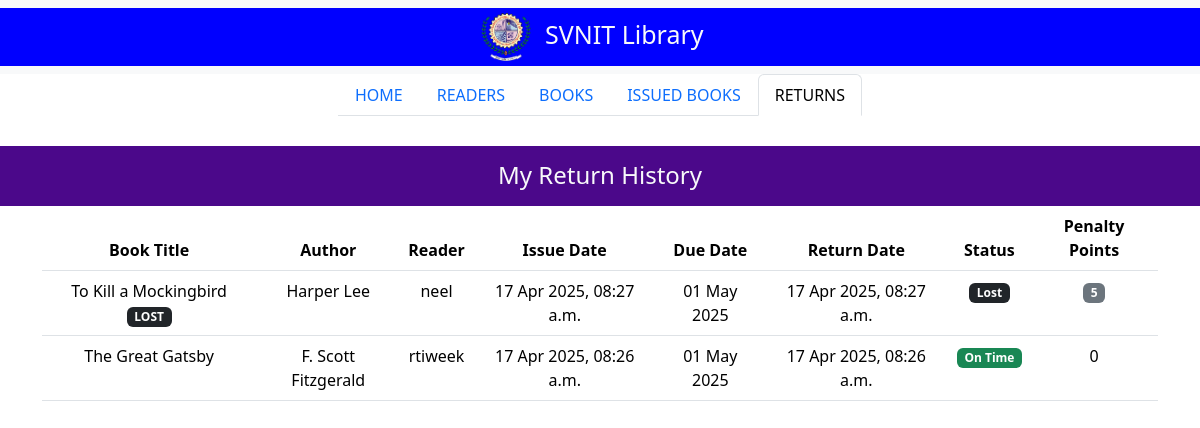
Page /returns on the earlier database version.
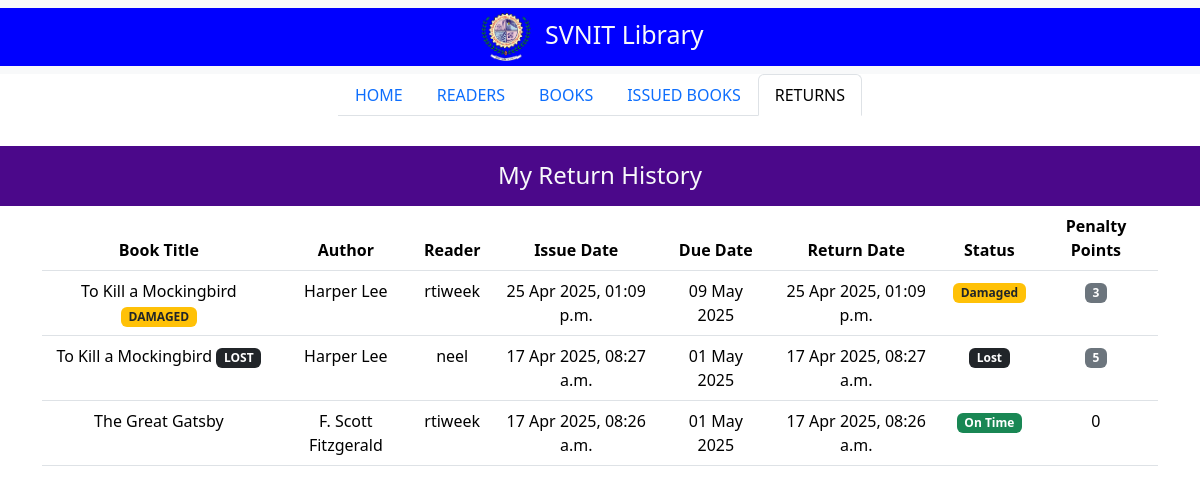
Same page on the later database version.
### lim_app/models.py (models this page shows, shortened)
class BookIssue(models.Model):
    PENALTY_POINT_LATE_PER_DAY = 1
    PENALTY_POINT_LOST = 5
    PENALTY_POINT_DAMAGED = 3
    book = models.ForeignKey(Book, on_delete=models.CASCADE)
    reader = models.ForeignKey(reader, on_delete=models.CASCADE)
    issue_date = models.DateTimeField(auto_now_add=True)
    due_date = models.DateTimeField(null=True)
    return_date = models.DateTimeField(null=True, blank=True)
    is_returned = models.BooleanField(default=False)
    is_lost = models.BooleanField(default=False)
    is_damaged = models.BooleanField(default=False)
    damage_description = models.TextField(blank=True, null=True)
    penalty_points = models.IntegerField(default=0)
    fine_rate = models.DecimalField(max_digits=6, decimal_places=2, default=10.00)  # Default daily fine rate
    def calculate_overdue_days(self):
        if not self.due_date:
            return 0
        if self.is_returned and self.return_date > self.due_date:
            delta = self.return_date - self.due_date
            return delta.days
        elif not self.is_returned and timezone.now() > self.due_date:
            delta = timezone.now() - self.due_date
            return delta.days
        return 0
    def calculate_penalty_points(self):
        points = 0
        overdue_days = self.calculate_overdue_days()
        if overdue_days > 0:
            points += overdue_days * self.PENALTY_POINT_LATE_PER_DAY
        if self.is_lost:
            points += self.PENALTY_POINT_LOST
        if self.is_damaged:
            points += self.PENALTY_POINT_DAMAGED
        return points
    def update_penalty_points(self):
        self.penalty_points = self.calculate_penalty_points()
        return self.penalty_points

class Book(models.Model):
    title = models.CharField(max_length=200, default="")
    author = models.CharField(max_length=200, default="")
    isbn = models.CharField(max_length=20, unique=True, default="temp")  # We'll set a temporary default
    publication_year = models.IntegerField(default=2000)  # Set a reasonable default year
    category = models.CharField(max_length=100, blank=True, null=True)  # Make category optional
    available_copies = models.IntegerField(default=0)
    total_copies = models.IntegerField(default=0)
    description = models.TextField(blank=True, null=True)
    price = models.DecimalField(max_digits=10, decimal_places=2, default=0.00)  # Book price for fine calculations
    added_date = models.DateTimeField(default=timezone.now)  # Changed from auto_now_add to default

class reader(models.Model):
    reference_id=models.CharField(max_length=200)
    reader_name=models.CharField(max_length=200)
    reader_contact=models.CharField(max_length=200)
    reader_address=models.TextField()
    active=models.BooleanField(default=True)

### lim_app/views.py (the view)
# urls.py: path('returns', returns, name='returns'),
def returns(request):
    try:
        returned_books = BookIssue.objects.filter(
            is_returned=True
        ).order_by('-return_date')
        for book_issue in returned_books:
            penalties_before = book_issue.penalty_points
            book_issue.update_penalty_points()
            if penalties_before != book_issue.penalty_points:
                book_issue.save()
        for book in returned_books:
            book.days_late = book.calculate_overdue_days()
            book.returned_late = book.days_late > 0
        return render(request, "returns.html", context={
            "current_tab": "returns",
            "returned_books": returned_books
        })
    except Exception as e:
        return render(request, "returns.html", context={
            "current_tab": "returns",
            "returned_books": [],
            "error_message": f"Error loading return history: {str(e)}"
        })

### lim_app/templates/returns.html (shortened to what this page needs)
{% extends "index.html" %}
{% load static %}
{% block main_content %}
<div class="container-flex text-center justify-content-center align-items-center" style="padding-top:10px; padding-bottom:20px; margin-top:10px;vertical-align:middle;">
    <div class="row justify-content-center align-middle" style="margin-top: 10px;height:60px;">
        <div class="col-md-12 text-light" style="background:#4B088A;">
            <h4 style="margin-top:15px">My Return History</h4>
        </div>
    </div>
    <div class="row justify-content-center">
        <div class="col-md-12">
            <div class="container" style="overflow-y:auto; height:600px;">
                <table class="table table-hover">
                    <thead>
                        <tr>
                            <th>Book Title</th>
                            <th>Author</th>
                            <th>Reader</th>
                            <th>Issue Date</th>
                            <th>Due Date</th>
                            <th>Return Date</th>
                            <th>Status</th>
                            <th>Penalty Points</th>
                        </tr>
                    </thead>
                    <tbody>
                        {% for issue in returned_books %}
                        <tr>
                            <td>
                                {{ issue.book.title }}
                                {% if issue.is_lost %}<span class="badge bg-dark">LOST</span>{% endif %}
                                {% if issue.is_damaged %}<span class="badge bg-warning text-dark">DAMAGED</span>{% endif %}
                            </td>
                            <td>{{ issue.book.author }}</td>
                            <td>{{ issue.reader.reader_name }}</td>
                            <td>{{ issue.issue_date|date:"d M Y, h:i a" }}</td>
                            <td>{{ issue.due_date|date:"d M Y" }}</td>
                            <td>{{ issue.return_date|date:"d M Y, h:i a" }}</td>
                            <td>
                                {% if issue.is_lost %}
                                    <span class="badge bg-dark">Lost</span>
                                {% elif issue.is_damaged %}
                                    <span class="badge bg-warning text-dark">Damaged</span>
                                {% elif not issue.returned_late %}
                                    <span class="badge bg-success">On Time</span>
                                {% else %}
                                    <span class="badge bg-danger">{{ issue.days_late }} days late</span>
                                {% endif %}
                            </td>
                            <td>
                                {% if issue.penalty_points > 0 %}
                                    <span class="badge bg-secondary">{{ issue.penalty_points }}</span>
                                {% else %}
                                    <span>0</span>
                                {% endif %}
                            </td>
                        </tr>
                        {% empty %}
                        <tr>
                            <td colspan="7" class="text-center">No return history found</td>
                        </tr>
                        {% endfor %}
                    </tbody>
                </table>
            </div>
        </div>
    </div>
</div>
{% endblock %}

### lim_app/templates/index.html (shortened to what this page needs)
<!doctype html>
{% load static %}
<html lang="en">
  <head>
    <link href="https://cdn.jsdelivr.net/npm/bootstrap@5.3.5/dist/css/bootstrap.min.css" rel="stylesheet">
  </head>
  <body>
    <nav class="navbar bg-body-tertiary">
        <div class="container-fluid justify-content-center align-items-center" style="background-color: #0000FF">
          <span class="navbar-brand mb-0 h1 text-light" style="font-size:25px">
            <img src="{% static 'images/logo.png' %}" alt="" style="max-height:50px; max-width:50px; margin-right:8px;">
            SVNIT Library
          </span>
        </div>
    </nav>
    <div class="container-fluid">
      <div class="row justify-content-center">
        <div class="col-auto">
          <ul class="nav nav-tabs d-flex justify-content-center w-100">
        <li class="nav-item">
          <a class="nav-link {% if current_tab == 'home' %}active{% endif %}" href="/home">HOME</a>
        </li>
        <li class="nav-item">
          <a class="nav-link {% if current_tab == 'readers' %}active{% endif %}" href="/readers">READERS</a>
        </li>
        <li class="nav-item">
          <a class="nav-link {% if current_tab == 'books' %}active{% endif %}" href="/books">BOOKS</a>
        </li>
        <li class="nav-item">
          <a class="nav-link {% if current_tab == 'issued_books' %}active{% endif %}" href="/books/issued">ISSUED BOOKS</a>
        </li>
        <li class="nav-item">
          <a class="nav-link {% if current_tab == 'returns' %}active{% endif %}" href="/returns">RETURNS</a>
        </li>
      </ul>
        </div>
      </div>
    </div>
    {% block main_content %}
    {% endblock %}
  </body>
</html>

Differences in the rows shown:
added BookIssue: book "To Kill a Mockingbird", is_damaged "DAMAGED", book.author "Harper Lee", reader.reader_name "rtiweek", issue_date "25 Apr 2025, 01:09 p.m.", due_date "09 May 2025", return_date "25 Apr 2025, 01:09 p.m.", penalty_points "3"
